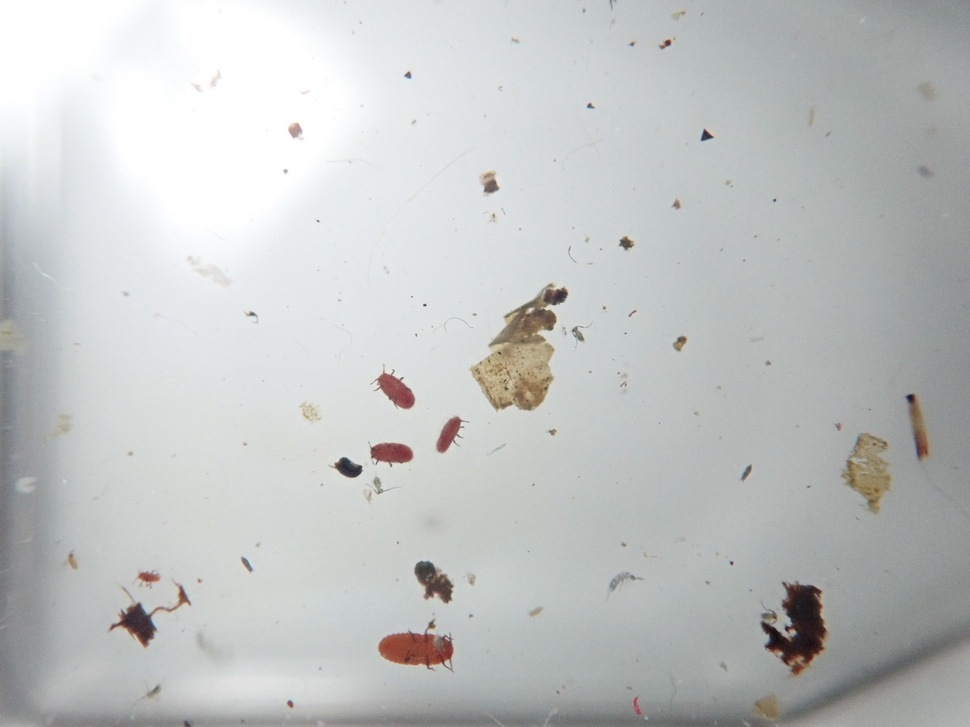
#> input picture P5150004.JPG, 970 x 727 px, shrunk from 4000 x 3000 before the run
$ jupyter execute particles.ipynb   (shell and % lines are left out)
#> lines starting #> are read from the running program, lines starting #| are printed output that depends on the picture; after the words box and inside, x2 and y2 are one past the last pixel; in counts of white or black regions, pixels touching at a corner belong together
# Label image regions

This example shows how to segment an image with image labelling. The following
steps are applied:

1. Thresholding with automatic Otsu method
2. Close small holes with binary closing
3. Remove artifacts touching image border
4. Measure image regions to filter small objects

[cell 1]
import plotly.express as px
import matplotlib.pyplot as plt
import matplotlib.patches as mpatches

from skimage import data
from skimage.filters import threshold_otsu
from skimage.segmentation import clear_border
from skimage.measure import label, regionprops
from skimage.morphology import closing, square
from skimage.color import label2rgb
from skimage.io import imread

image = imread('P5150004.JPG', as_gray=True)
#> image: shape (727, 970) float64; min 0.04, max 1, mean 0.765

# apply threshold
thresh = threshold_otsu(image)
#> thresh = 0.747
bw = closing(image < thresh, square(3))
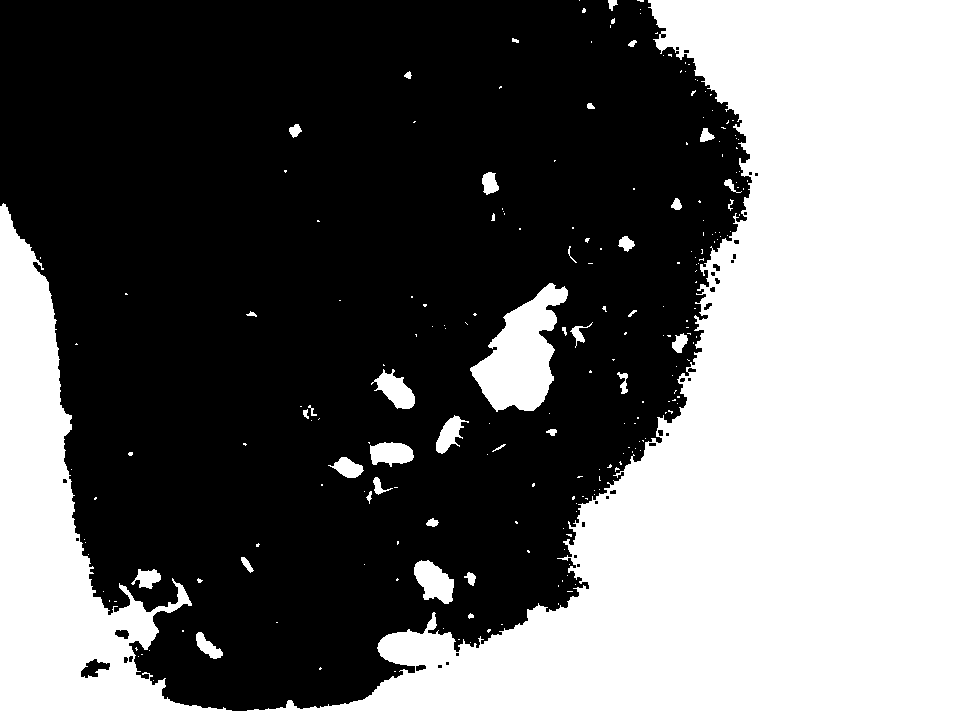
#> bw: shape (727, 970) bool; 43.6% white; 226 white regions (187 under 20 px), largest, box (x1, y1, x2, y2) and area: (0, 0, 970, 727) 293038, (470, 283, 568, 412) 6692, (414, 560, 454, 604) 1136

# remove artifacts connected to image border
cleared = clear_border(bw)
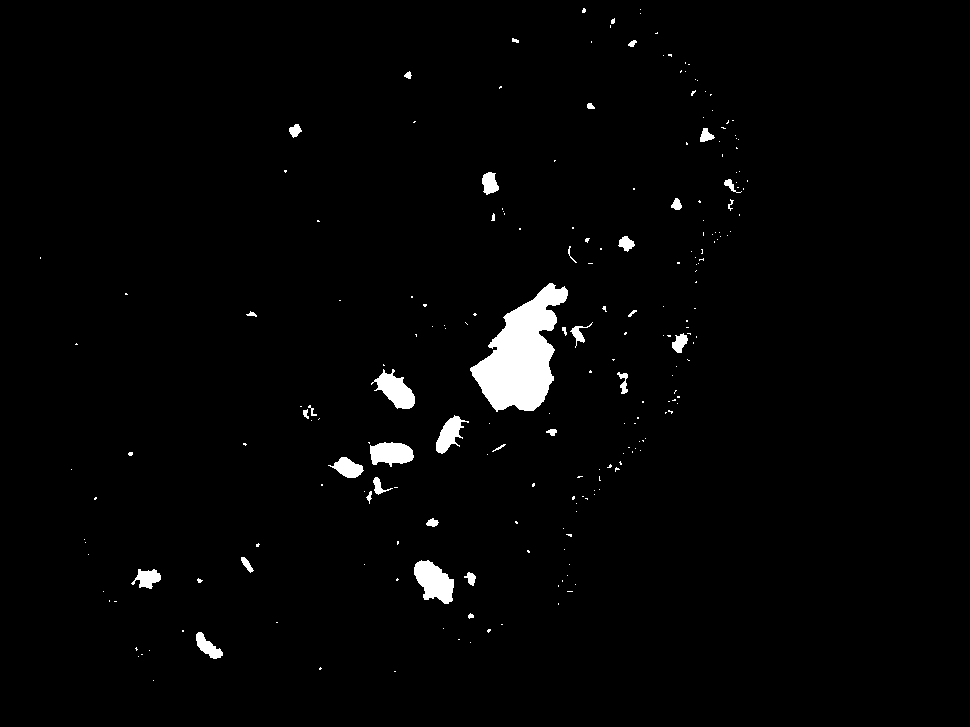
#> cleared: shape (727, 970) bool; 2% white; 222 white regions (185 under 20 px), largest, box (x1, y1, x2, y2) and area: (470, 283, 568, 412) 6692, (414, 560, 454, 604) 1136, (371, 369, 415, 409) 896

# label image regions
label_image = label(cleared)
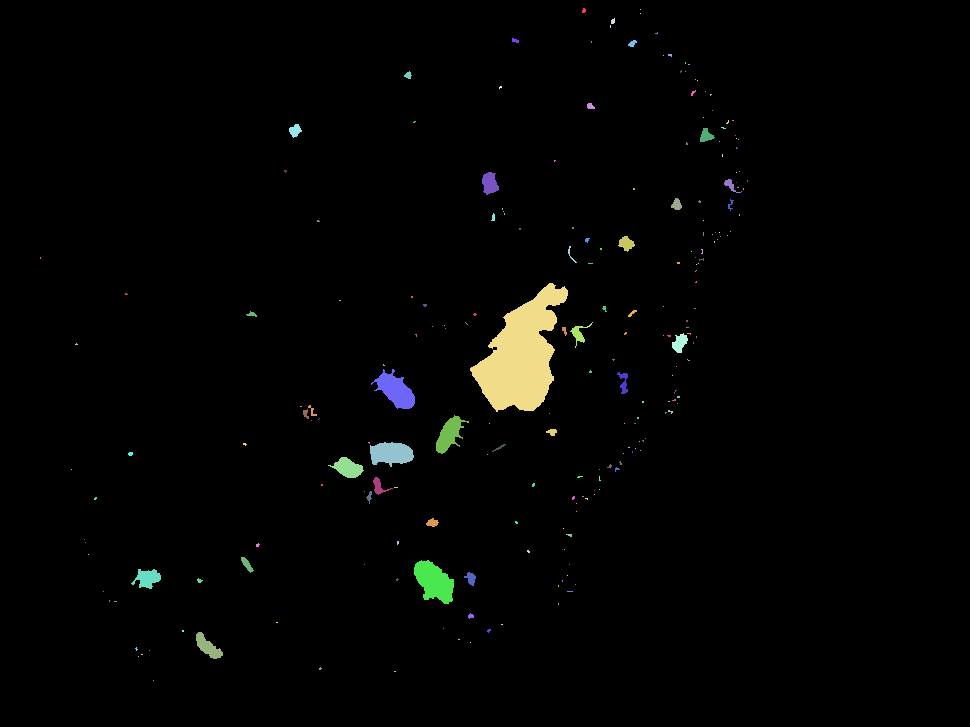
#> label_image: shape (727, 970) int32; 223 distinct labels, from 0 to 222; one colour per label, 0 black
# to make the background transparent, pass the value of `bg_label`,
# and leave `bg_color` as `None` and `kind` as `overlay`
image_label_overlay = label2rgb(label_image, image=image, bg_label=0)
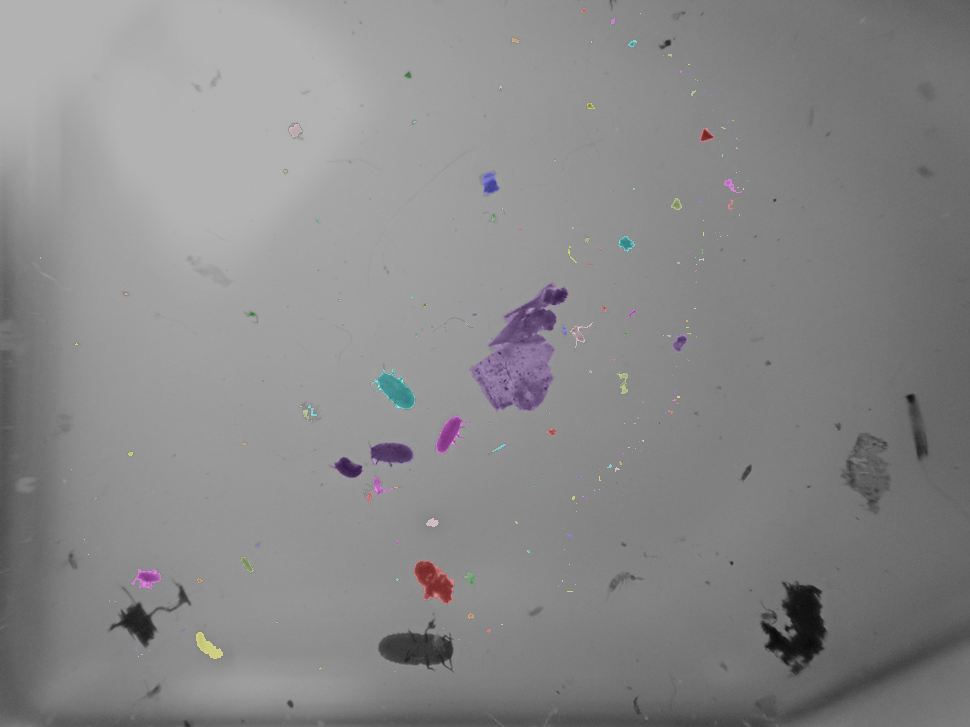
#> image_label_overlay: shape (727, 970, 3) float64; mean R, G, B 0.538, 0.536, 0.538

# [15 lines of commented-out code are left out]

fig = px.imshow(image_label_overlay)
fig.show()

$ run again, with P5150002.JPG copied over P5150004.JPG
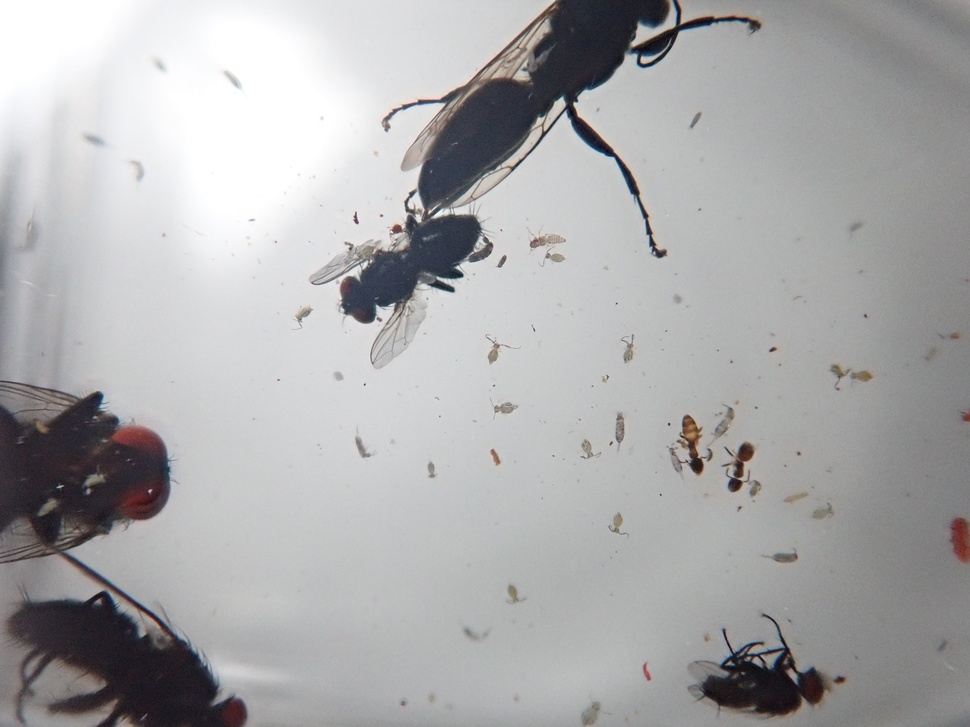
#> input picture P5150002.JPG, 970 x 727 px, shrunk from 4000 x 3000 before the run
#> thresh = 0.476
#> `bw = closing(image < thresh, square(3))`:
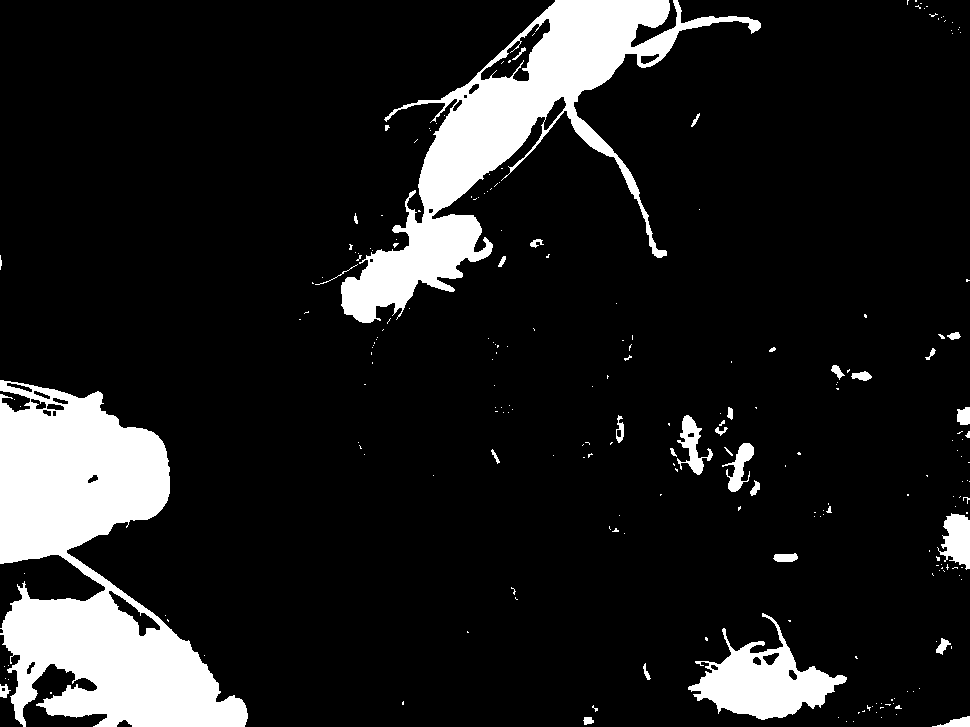
#> bw: shape (727, 970) bool; 12.5% white; 230 white regions (195 under 20 px), largest, box (x1, y1, x2, y2) and area: (0, 380, 248, 727) 44144, (341, 0, 761, 323) 31485, (688, 613, 847, 720) 6995
#> cleared: shape (727, 970) bool; 1.5% white; 216 white regions (189 under 20 px), largest, box (x1, y1, x2, y2) and area: (688, 613, 847, 720) 6995, (677, 415, 713, 475) 831, (722, 443, 754, 492) 650
#> label_image: shape (727, 970) int32; 217 distinct labels, from 0 to 216
#> `image_label_overlay = label2rgb(label_image, image=image, bg_label=0)`:
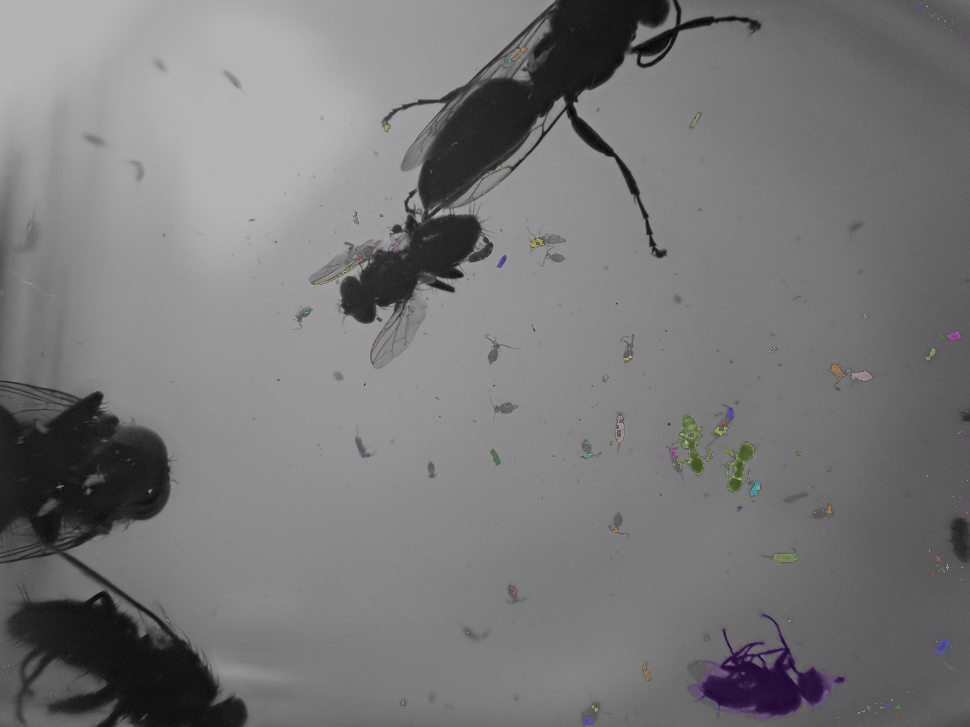
#> image_label_overlay: shape (727, 970, 3) float64; mean R, G, B 0.471, 0.47, 0.471

$ run again, with P5150038.JPG copied over P5150004.JPG
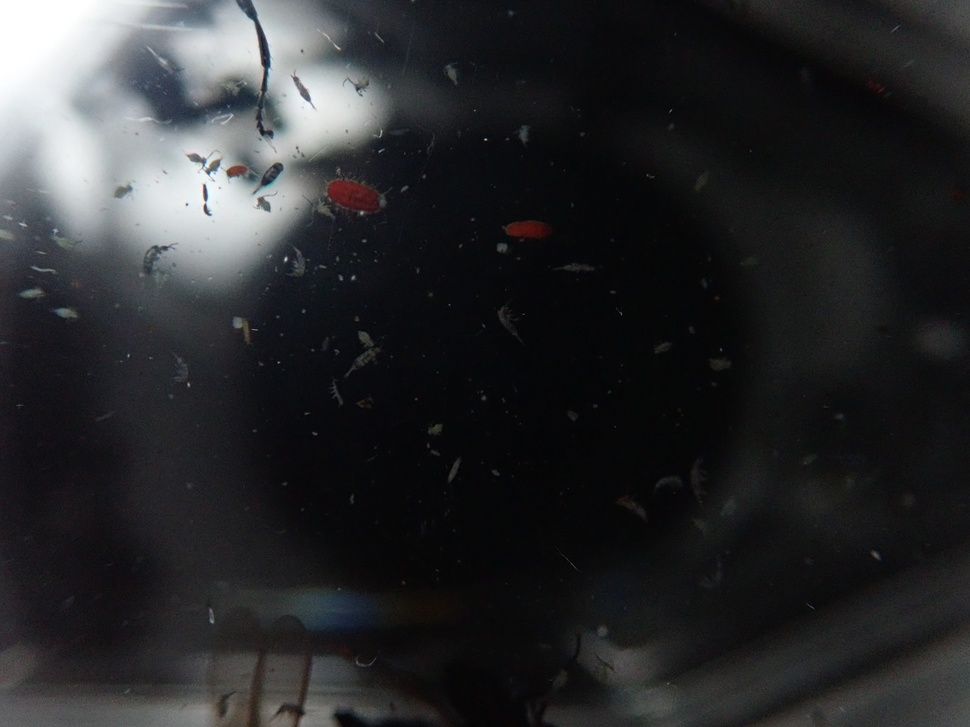
#> input picture P5150038.JPG, 970 x 727 px, shrunk from 4000 x 3000 before the run
#> thresh = 0.408
#> `bw = closing(image < thresh, square(3))`:
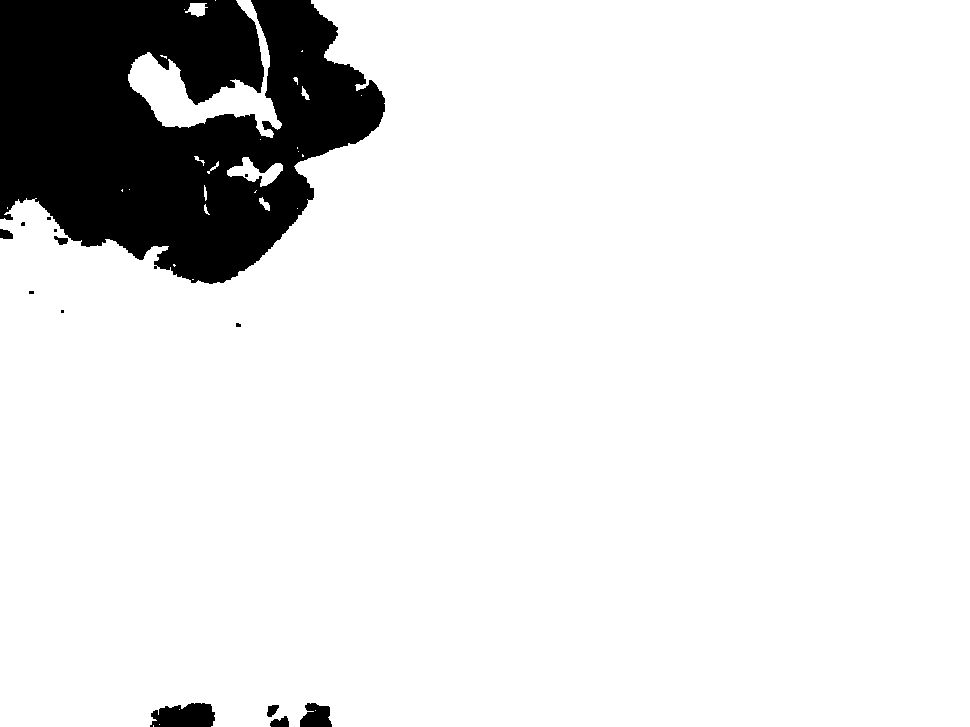
#> bw: shape (727, 970) bool; 89% white; 14 black regions (7 under 20 px), largest, box (x1, y1, x2, y2) and area: (0, 0, 385, 284) 75212, (150, 703, 215, 727) 1274, (300, 703, 332, 727) 587
#> cleared: shape (727, 970) bool; 0.18% white; 27 white regions (18 under 20 px), largest, box (x1, y1, x2, y2) and area: (227, 157, 283, 187) 733, (185, 3, 208, 17) 205, (259, 197, 270, 211) 75
#> label_image: shape (727, 970) int32; 28 distinct labels, from 0 to 27
#> `image_label_overlay = label2rgb(label_image, image=image, bg_label=0)`:
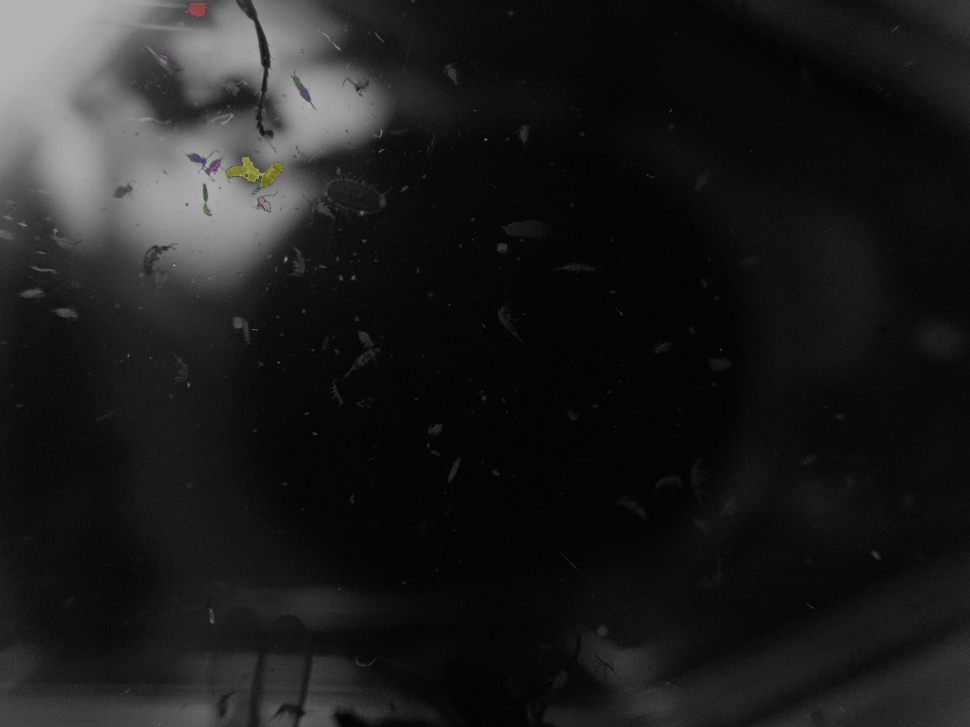
#> image_label_overlay: shape (727, 970, 3) float64; mean R, G, B 0.116, 0.116, 0.116
